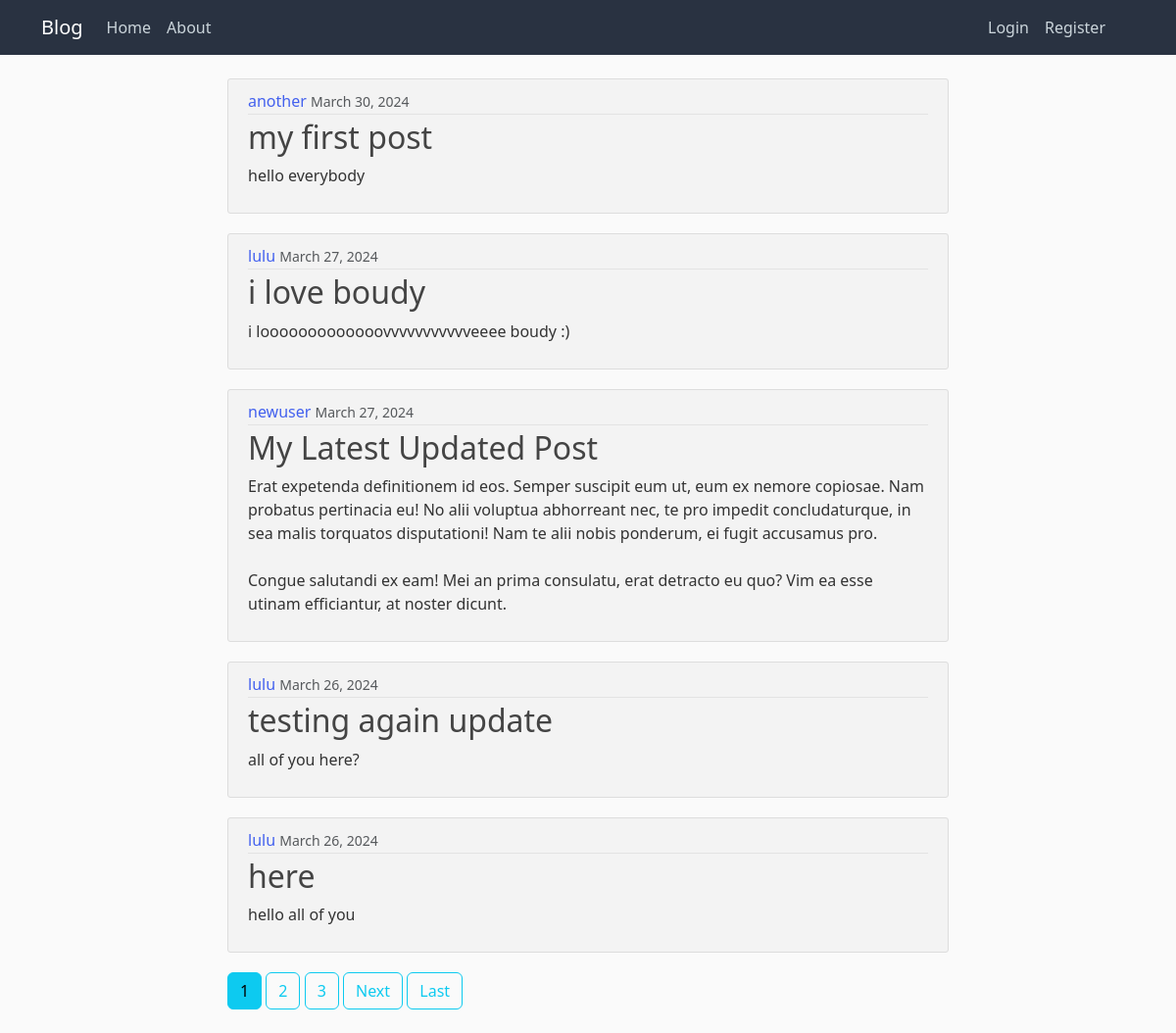
The app's page /, older data.
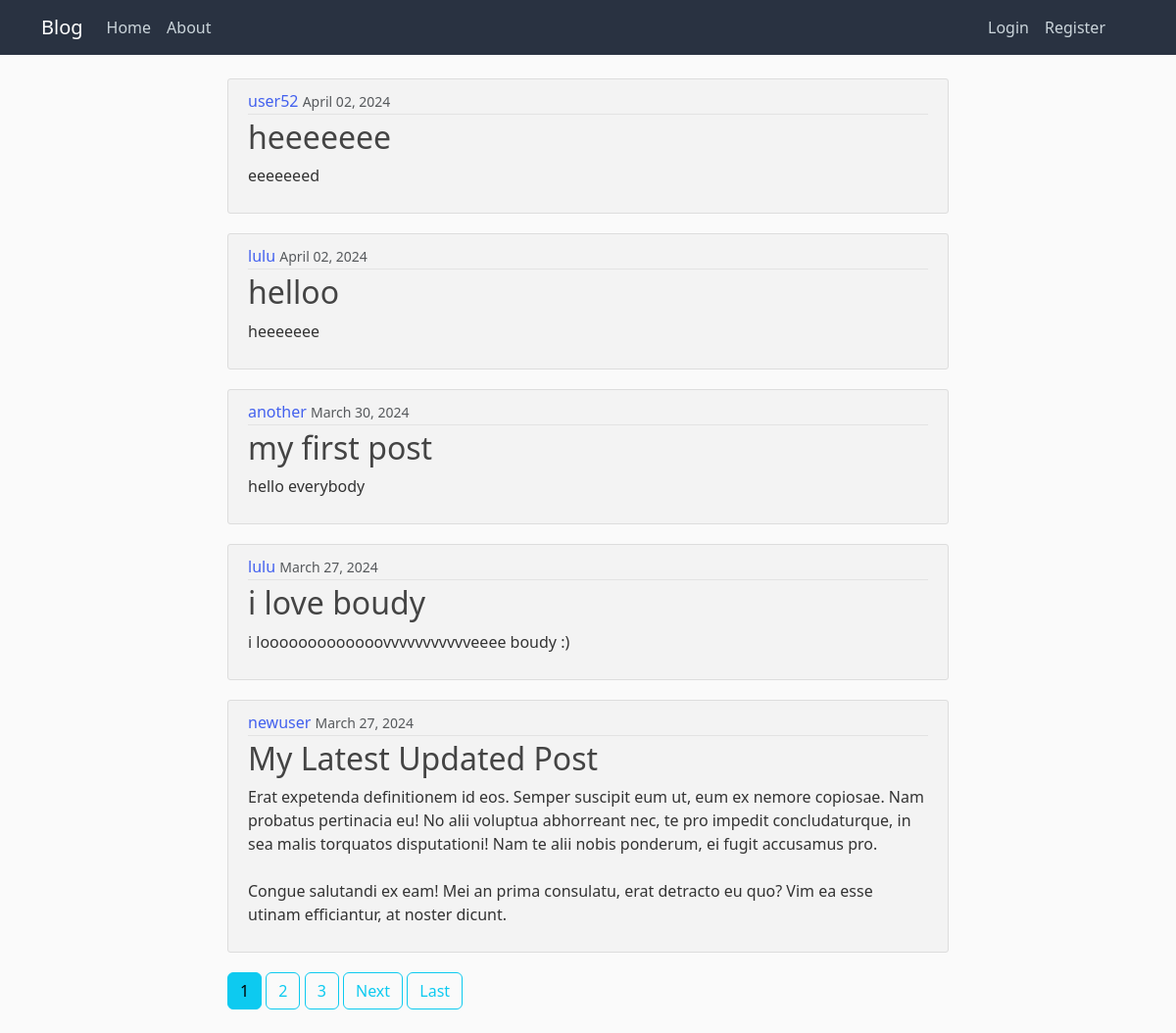
The same page, newer data.
### blogApp/models.py (models this page shows, shortened)
class Post(models.Model):
    title = models.CharField(max_length=100)
    content = models.TextField()
    date_posted = models.DateTimeField(default=timezone.now)
    author = models.ForeignKey(User, on_delete=models.CASCADE)

### blogApp/views.py (the view)
# urls.py: path('', PostListView.as_view(), name='blog-home'),
class PostListView(ListView):
    model = Post
    template_name = 'home.html'
    context_object_name = 'posts'
    ordering = ['-date_posted']
    paginate_by = 5

### blogApp/templates/home.html (shortened to what this page needs)
{% extends "base.html"%}
{% block content %}
    {% for post in posts %}
    <article class="media content-section grey-body">
        <div class="media-body">
            <div class="article-metadata">
                <a class="mr-2" href="{% url 'user-posts' post.author.username %}">{{ post.author }}</a>
                <small class="text-muted">{{ post.date_posted|date:"F d, Y" }}</small>
            </div>
            <h2><a class="article-title" href="{% url 'post-detail' post.id %}">{{ post.title }}</a></h2>
            <p class="article-content">{{ post.content }}</p>
        </div>
    </article>
    {% endfor %}
    {% if is_paginated %}
        {% for num in page_obj.paginator.page_range %}
            {% if page_obj.number == num %}
            <a class="btn btn-info mb-4" href="?page={{num }}">{{num}}</a>
            {% elif num > page_obj.number|add:'-3' and num < page_obj.number|add:'3' %}
            <a class="btn btn-outline-info mb-4" href="?page={{num }}">{{num}}</a>
            {% endif %}
        {% endfor %}
        {% if page_obj.has_next %}
            <a class="btn btn-outline-info mb-4" href="?page={{page_obj.next_page_number}}">Next</a>
            <a class="btn btn-outline-info mb-4" href="?page={{ page_obj.paginator.num_pages }}">Last</a>
        {% endif %}
    {% endif %}
{% endblock content %}

Row changes from the older to the newer data that the page shows:
no longer on this page (row unchanged): Post: author "lulu", date_posted "March 26, 2024", title "testing again update", content "all of you here?"
no longer on this page (row unchanged): Post: author "lulu", date_posted "March 26, 2024", title "here", content "hello all of you"
added Post: author "user52", date_posted "April 02, 2024", title "heeeeeee", content "eeeeeeed"
added Post: author "lulu", date_posted "April 02, 2024", title "helloo", content "heeeeeee"
